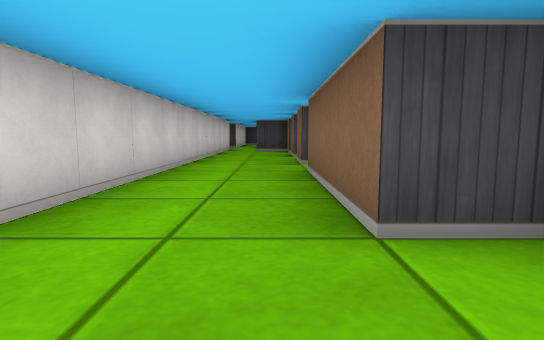
view 1 (above)

16 first-person views from a walk through a cub3D level. The camera is about half as high as the walls, tilts 6° down and sees 80° across. The floor is counted in squares. Each view is taken from the middle of a square. On the plan, view 1 faces up. The plan holds only what a view shows up to about 9 squares ahead; the rest is blank.

view 2
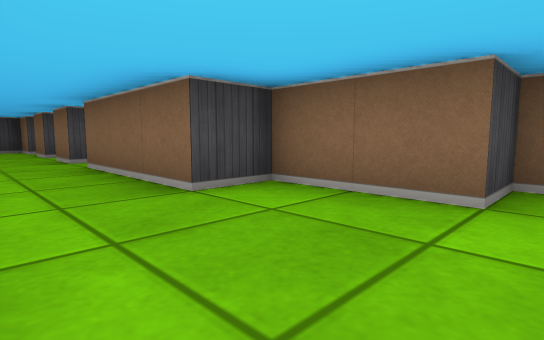

view 3
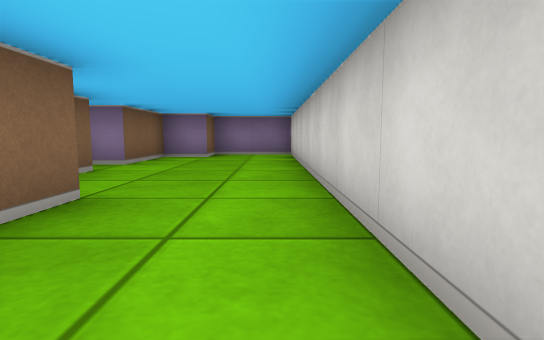

view 4
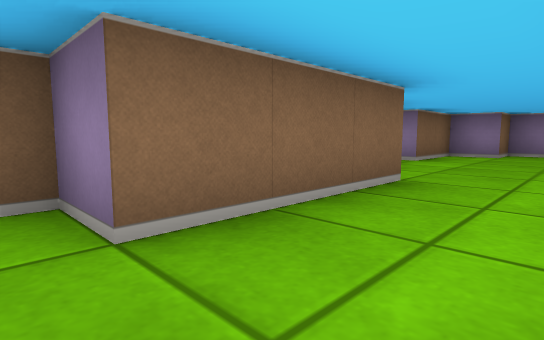

view 5
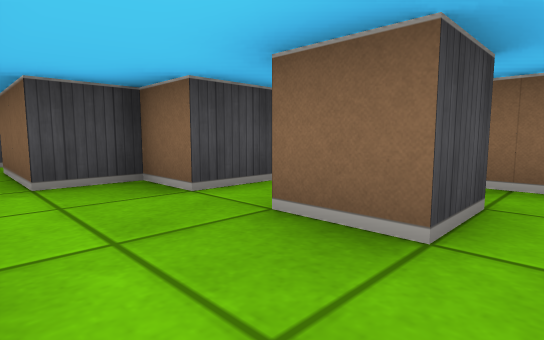

view 6
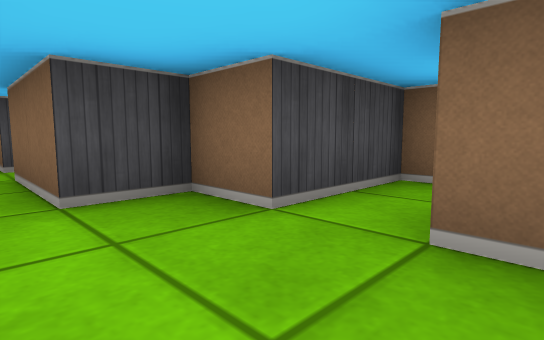

view 7
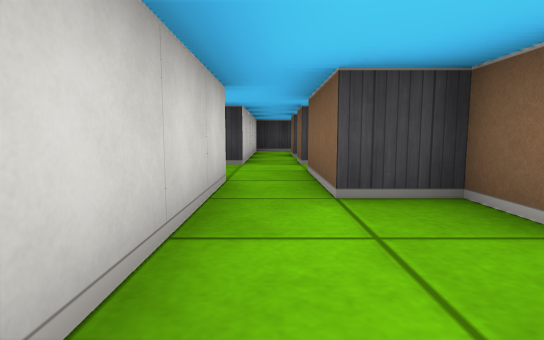

view 8
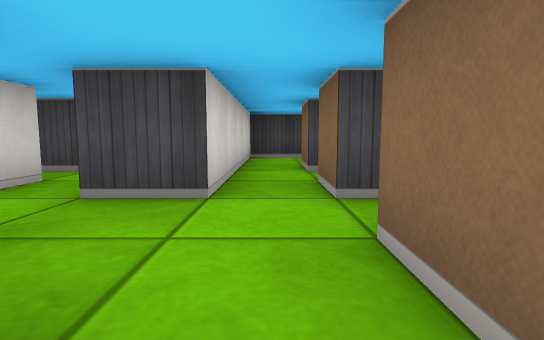

view 9
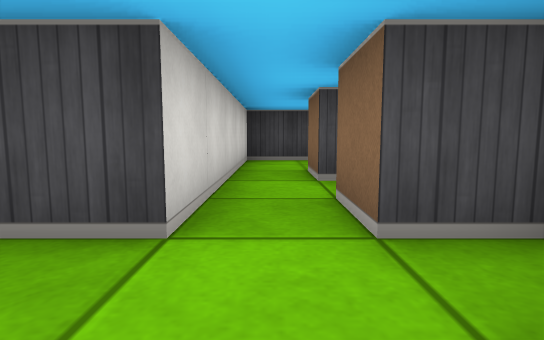

view 10
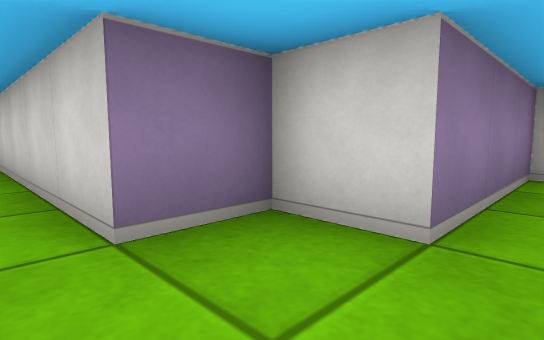

view 11
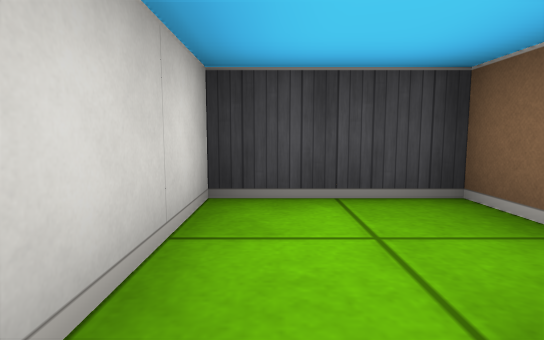

view 12
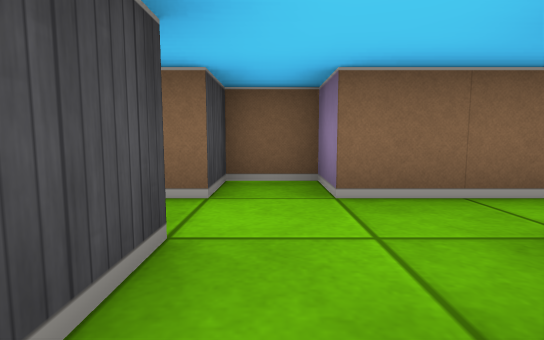

view 13
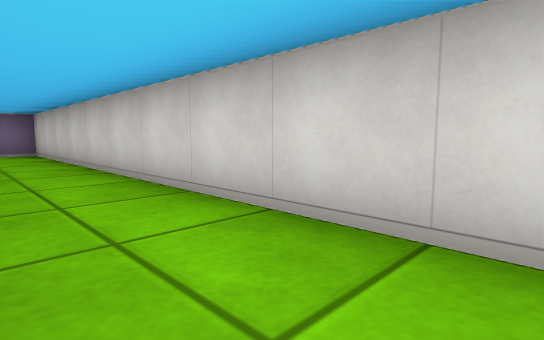

view 14
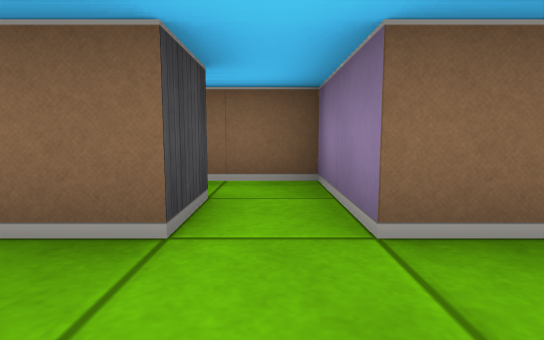

view 15
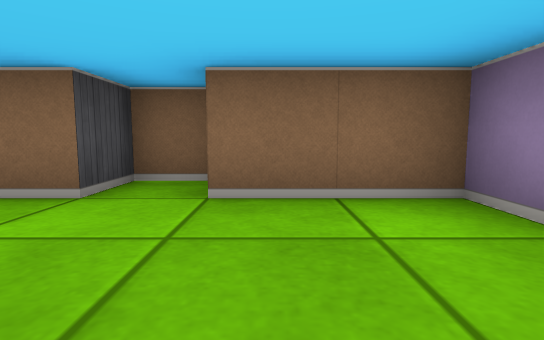

view 16
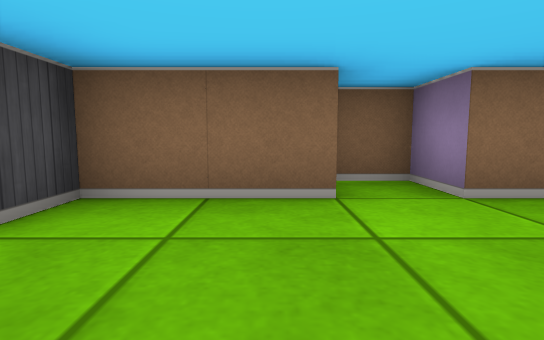

### Floor plan
Points are (right, up) in squares from view 1. A wall is a line through its corners. A room is listed if a view was taken in it or the views show most of it. See-through windows are left out.
Room 1 (views 1, 2, 3, 4, 5, 6, 7, 8, 13, 14, 15, 16)
walls: (0.5, 5.5) (0.5, 6.5) (2.5, 6.5) (2.5, 9.5) (0.5, 9.5) (0.5, 10.5) (-0.5, 10.5) (-0.5, 11.5); (1.6, 7.5) (0.5, 7.5) (0.5, 8.5); (-1.5, 11.5) (-1.5, -4.5) (0.5, -4.5) (0.5, -3.5) (1.5, -3.5) (1.5, -1.5) (2.5, -1.5) (2.5, -0.5) (1.5, -0.5) (1.5, 1.5) (0.5, 1.5) (0.5, 4.5) (1.5, 4.5) (1.5, 4.9)
ways out: opening at (-1, 12) to room 2
Room 2 (views 9, 10)
walls: (-2.5, 12.5) (-2.5, 11.5) (-1.5, 11.5); (-1.5, 14.5) (-1.5, 13.5); (-0.5, 11.5) (-0.5, 12.5) (0.5, 12.5) (0.5, 13.5) (-0.5, 13.5) (-0.5, 14.5)
ways out: opening at (-1, 12) to room 1; opening at (-1, 14) to room 3; opening at (-2, 13) to room 4
Room 3 (view 11)
walls: (-0.5, 15.5) (-0.5, 16.5); (-1.5, 16.5) (-1.5, 14.5)
ways out: opening at (-1, 14) to room 2; opening at (-1, 16) to room 5
Room 4 (view 12)
walls: (-3.6, 15.5) (-4.2, 15.5); (-3.5, 14.5) (-3.5, 13.9); (-5.5, 12.5) (-2.5, 12.5); (-1.5, 13.5) (-2.5, 13.5)
ways out: opening at (-2, 13) to room 2
Room 5 (no view inside)
walls: (0.5, 17.8) (0.5, 18.5) (-1.5, 18.5) (-1.5, 16.5)
ways out: opening at (-1, 16) to room 3

Where each view was taken, in squares from view 1:
view 1: 0 up, 0 right, facing up
view 2: 1 down, 1 left, facing up-right
view 3: 4 up, 1 left, facing down
view 4: 5 up, 1 left, facing down-right
view 5: 7 up, 1 left, facing up-right
view 6: 8 up, 1 left, facing up-right
view 7: 8 up, 1 left, facing up
view 8: 11 up, 1 left, facing up
view 9: 12 up, 1 left, facing up
view 10: 13 up, 1 left, facing down-left
view 11: 16 up, 1 left, facing up
view 12: 13 up, 3 left, facing right
view 13: 5 up, 0 right, facing down-left
view 14: 7 up, 1 left, facing right
view 15: 2 down, 1 left, facing right
view 16: 0 up, 1 left, facing right
